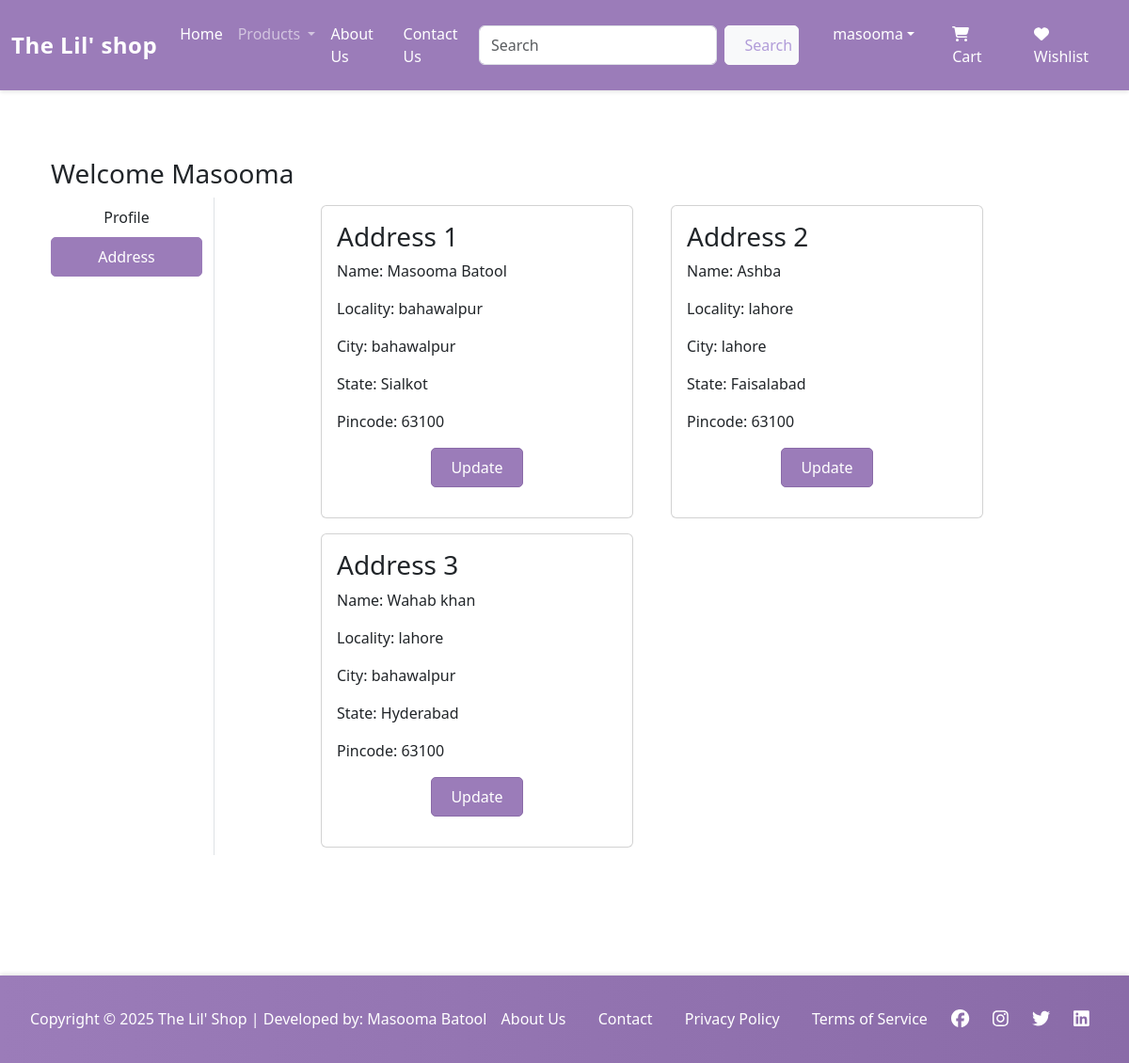
The app's page /address/ (signed in) with its own data.
### app/models.py (models this page shows, shortened)
class Customer(models.Model):
    user = models.ForeignKey(User, on_delete=models.CASCADE)
    name = models.CharField(max_length=200)
    locality = models.CharField(max_length=200)
    city = models.CharField(max_length=200)
    mobile = models.IntegerField(default=0)
    state = models.CharField(choices=STATE_CHOICES, max_length=200)
    zipcode = models.IntegerField()

### app/views.py (the view)
# urls.py: path("address/", views.address, name="address"),
def address(request):
        add = Customer.objects.filter(user=request.user)
        return render(request, "app/address.html",locals())

### app/templates/app/address.html (shortened to what this page needs)
{% extends 'app/base.html' %}
{% load static %}
{% block maincontent %}
<div class="container my-5">
    <div class="row">
        <h3>Welcome <span class="text-capitalize">{{request.user}}</span></h3>
         <div class="col-sm-2 border-end">
            <ul class="list-unstyled">
                <li class="d-grid"><a href="{% url 'profile' %}" class="btn">Profile</a></li>
                <li class="d-grid"><a href="{% url 'address' %}" class="btn btn-primary">Address</a></li>
            </ul>
         </div>
         <div class="col-sm-8 offset-sm-1">
            <div class="row">
                {% for ad in add %}
                <div class="col-sm-6">
                    <div class="card m-2">
                        <div class="card-body">
                            <h3>Address {{forloop.counter}}</h3>
                            <p>Name: {{ad.name}}</p>
                            <p>Locality: {{ad.locality}}</p>
                            <p>City: {{ad.city}}</p>
                            <p>State: {{ad.state}}</p>
                            <p>Pincode: {{ad.zipcode}}</p>
                           <p class="text-center"><a href="{% url 'updateAddress' pk=ad.id %}" type="button" class="btn btn-success">Update</a></p>
                            </div>
                    </div>
                </div>
                {% endfor %}
            </div>
         </div>
    </div>
</div>
{% endblock maincontent %}

### app/templates/app/base.html (shortened to what this page needs)
<!DOCTYPE html>
{% load static %}
<html lang="en">
<head>
    <link href="https://cdn.jsdelivr.net/npm/bootstrap@5.3.5/dist/css/bootstrap.min.css" rel="stylesheet"
>
    <link rel="stylesheet" href="{% static 'app/css/owl.carousel.min.css' %}">
    <link rel="stylesheet" href="{% static 'app/css/all.min.css' %}">
    <link rel="stylesheet" href="{% static 'app/css/style.css' %}">
    <link rel="stylesheet" href="{% static 'app/css/custom.css' %}">
</head>
<body>
    <nav class="navbar navbar-expand-lg navbar-dark bg-success">
        <div class="container-fluid">
          <a class="navbar-brand" href="/">The Lil' shop</a>
          <div class="collapse navbar-collapse" id="navbarSupportedContent">
            <ul class="navbar-nav me-auto mb-2 mb-lg-0">
              <li class="nav-item">
                <a class="nav-link active" aria-current="page" href="/">Home</a>
              </li>
              <li class="nav-item dropdown">
                <a class="nav-link dropdown-toggle" href="#" role="button" data-bs-toggle="dropdown" aria-expanded="false">
                  Products
                </a>
              </li>
              <li class="nav-item">
                <a class="nav-link text-white" href="{% url 'about' %}">About Us</a>
              </li>
              <li class="nav-item">
                <a class="nav-link text-white" href="{% url 'contact' %}">Contact Us</a>
              </li>
            </ul>
            <form class="d-flex me-3" role="search" action="/search">
              <input class="form-control me-2" type="search" placeholder="Search"name="search" aria-label="Search">
              <button class="btn btn-light" type="submit" style="color: #B19CD9;">Search</button>
            </form>
          </div>
          <ul class="navbar-nav auth-buttons">
            {% if user.is_authenticated %}
              <li class="nav-item dropdown mx-2">
                <a class="nav-link dropdown-toggle text-white" href="#"
                   id="profileDropdown" role="button" data-bs-toggle="dropdown" aria-expanded="false">{{user.username}}</a>
              </li>
              <li class="nav-item mx-2"><a href="{% url 'showcart' %}" class="nav-link text-white"><i class="fas fa-shopping-cart"></i> Cart</a></li>
              <li class="nav-item mx-2"><a href="{% url 'wishlist' %}" class="nav-link text-white"><i class="fas fa-heart"></i> Wishlist</a></li>
            {% else %}
              <li class="nav-item mx-2"><a href="{% url 'login' %}" class="nav-link text-white login-btn">Login</a></li>
              <li class="nav-item mx-2"><a href="{% url 'customerregistration' %}" class="nav-link register-btn">Register</a></li>
            {% endif %}
          </ul>
        </div>
    </nav>
    <div class="container mt-4">
        {% block maincontent %}{% endblock maincontent %}
    </div>
    <footer class="container-fluid footer mt-5">
        <div class="footer-content">
            <div class="copyright">
                Copyright © 2025 The Lil' Shop | Developed by: Masooma Batool
            </div>
            <ul class="footer-links">
                <li><a href="{% url 'about' %}">About Us</a></li>
                <li><a href="{% url 'contact' %}">Contact</a></li>
                <li><a href="#">Privacy Policy</a></li>
                <li><a href="#">Terms of Service</a></li>
            </ul>
            <div class="social-links">
                <a href="#" title="Facebook"><i class="fab fa-facebook"></i></a>
                <a href="#" title="Instagram"><i class="fab fa-instagram"></i></a>
                <a href="#" title="Twitter"><i class="fab fa-twitter"></i></a>
                <a href="#" title="LinkedIn"><i class="fab fa-linkedin"></i></a>
            </div>
        </div>
    </footer>
</body>
</html>

### app/static/app/css/custom.css (style rules this page uses)
.bg-success { background-color: #9B7CB9 !important; }
.btn-success { background-color: #9B7CB9 !important; border-color: #8A6BA8 !important; }
.navbar { box-shadow: 0 2px 4px rgba(0, 0, 0, 0.1); padding: 1rem 0; }
.navbar-brand { font-size: 1.5rem; font-weight: 600; letter-spacing: 0.5px; }
.nav-link { font-weight: 500; transition: all 0.3s ease; }
.footer { background: linear-gradient(to right, #9B7CB9, #8A6BA8) !important; padding: 2rem 0 !important; color: white !important; box-shadow: 0 -2px 4px rgba(0, 0, 0, 0.1); margin-top: auto; }
body { min-height: 100vh; display: flex; flex-direction: column; }
.container { flex: 1; margin-bottom: 2rem; }
.footer-content { display: flex; justify-content: space-between; align-items: center; flex-wrap: wrap; padding: 0 2rem; }
.footer-links { margin: 0; padding: 0; list-style: none; }
.footer-links li { display: inline-block; margin: 0 15px; }
.footer-links a { color: white; text-decoration: none; transition: all 0.3s ease; }
.social-links { font-size: 1.2rem; }
.social-links a { color: white; margin: 0 10px; transition: all 0.3s ease; }
.btn { border-radius: 5px; transition: all 0.3s ease; font-weight: 500; padding: 8px 20px; position: relative; overflow: hidden; }
.btn-primary { background-color: #9B7CB9 !important; border-color: #9B7CB9 !important; color: white !important; }
.btn::before { content: ''; position: absolute; top: 0; left: -100%; width: 100%; height: 100%; background: linear-gradient( 120deg, transparent, rgba(255, 255, 255, 0.3), transparent ); transition: all 0.6s; }

### app/templates/app/base.html (style rules this page uses)
.auth-buttons .nav-link { padding: 0.5rem 1rem; margin: 0 0.25rem; border-radius: 4px; }

### records on screen
Customer: name "Masooma Batool", locality "bahawalpur", city "bahawalpur", state "Sialkot", zipcode "63100"
Customer: name "Ashba", locality "lahore", city "lahore", state "Faisalabad", zipcode "63100"
Customer: name "Wahab khan", locality "lahore", city "bahawalpur", state "Hyderabad", zipcode "63100"

### other values on screen
{{ user.username }} "masooma"
{{ request.user }} "Masooma"
